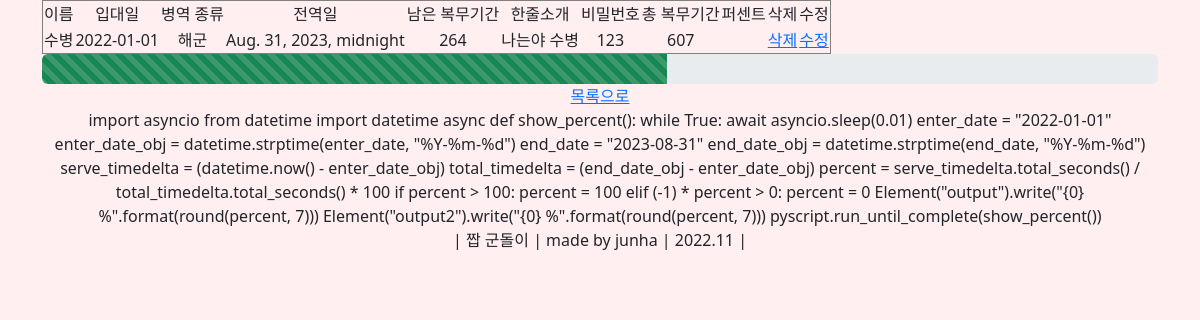
The app's page /fake_gundori/soldier/1 with its own data.
### fake_gundori/models.py (models this page shows, shortened)
class Soldier(models.Model):
    name = models.CharField(max_length=20)
    password = models.CharField(max_length=20, default="password")
    enter_date = models.DateTimeField()
    army_choice = models.CharField(choices=ARMY_CHOICE, max_length=30, null=True)
    bio = models.CharField(max_length=200, null=True, blank=True, default="한줄소개")
    @property
    def end_date(self):
        enter_date = self.enter_date
        army_choice = self.army_choice
        if army_choice == "육군":
            end_date = enter_date + relativedelta(months=18) + relativedelta(days=-1)
        if army_choice == "해군":
            end_date = enter_date + relativedelta(months=20) + relativedelta(days=-1)
        if army_choice == "공군":
            end_date = enter_date + relativedelta(months=21) + relativedelta(days=-1)
        if army_choice == "공익":
            end_date = enter_date + relativedelta(months=21) + relativedelta(days=-1)
        if army_choice == "해병대":
            end_date = enter_date + relativedelta(months=18) + relativedelta(days=-1)
        return end_date
    @property
    def remain_days(self):
        end_date = self.end_date
        remain_days = (end_date - timezone.now()).days
        if remain_days < 0:
            remain_days = 0
        return remain_days
    @property
    def total_days(self):
        end_date = self.end_date
        enter_date = self.enter_date
        return (end_date - enter_date).days
    @property
    def percent(self):
        end_date = self.end_date
        enter_date = self.enter_date
        serve_timedelta = (timezone.now() - enter_date) # datetime.timedelta object
        total_timedelta = (end_date - enter_date) #datetime.timedelta object
        percent = serve_timedelta.total_seconds() / total_timedelta.total_seconds() * 100
        if percent > 100:
            percent = 100
        if percent < 0:
            percent = 0
        return round(percent)

### fake_gundori/views.py (the view)
# urls.py: path('soldier/<int:pk>', views.SoldierDetailView.as_view(), name='soldier_detail'),
class SoldierDetailView(generic.DetailView):
    model = Soldier
    template_name = 'soldier_detail.html'
    def get_context_data(self, *args, **kwargs):
        context = super(SoldierDetailView, self).get_context_data(*args, **kwargs)
        myobject = self.object
        context['pct'] = myobject.percent
        return context

### fake_gundori/templates/soldier_detail.html (shortened to what this page needs)
{% extends "base_generic.html" %}
{% block title %}
<link rel="stylesheet" href="https://pyscript.net/latest/pyscript.css" />
{% endblock %}
{% block content %}
<div class="container themed-container text-center">
    <table border="1">
        <tr>
            <td>이름</td>
            <td>입대일</td>
            <td>병역 종류</td>
            <td>전역일</td>
            <td>남은 복무기간</td>
            <td>한줄소개</td>
            <td>비밀번호</td>
            <td>총 복무기간</td>
            <td>퍼센트</td>
            <td>삭제</td>
            <td>수정</td>
        </tr>
        <tr>
            <td>{{ soldier.name }}</td>
            <td>{{ soldier.enter_date|date:"Y-m-d" }}</td>
            <td>{{ soldier.army_choice }}</td>
            <td>{{ soldier.end_date }}</td>
            <td>{{ soldier.remain_days }}</td>
            <td>{{ soldier.bio }}</td>
            <td>{{ soldier.password }}</td>
            <td>{{ soldier.total_days }}</td>
            <td id="output"></td>
            <td>
                <a href="{{ soldier.id }}/delete">삭제</a>
            </td>
            <td>
                <a href="{{ soldier.id }}/update">수정</a>
            </td>
        </tr>
    </table>
    <div class="progress" style="height: 30px;">
        <div class="progress-bar progress-bar-striped progress-bar-animated bg-success" role="progressbar" style="width: {{ soldier.percent }}%;" aria-valuenow="{{ soldier.percent }}" aria-valuemin="0" aria-valuemax="100"></div>
    </div>
    <div>
        <a href="{% url 'soldier-list' %}">목록으로</a>
</div>
    <py-script>
    import asyncio
    from datetime import datetime
    async def show_percent():
        while True:
            await asyncio.sleep(0.01)
            enter_date = "{{ soldier.enter_date|date:"Y-m-d" }}"
            enter_date_obj = datetime.strptime(enter_date, "%Y-%m-%d")
            end_date = "{{ soldier.end_date|date:"Y-m-d" }}"
            end_date_obj = datetime.strptime(end_date, "%Y-%m-%d")
            serve_timedelta = (datetime.now() - enter_date_obj)
            total_timedelta = (end_date_obj - enter_date_obj)
            percent = serve_timedelta.total_seconds() / total_timedelta.total_seconds() * 100
            if percent > 100:
                percent = 100
            elif (-1) * percent > 0:
                percent = 0
            Element("output").write("{0} %".format(round(percent, 7)))
            Element("output2").write("{0} %".format(round(percent, 7)))
    pyscript.run_until_complete(show_percent())
    </py-script>
    {% endblock %}

### records on screen
Soldier: name "수병", enter_date "2022-01-01", army_choice "해군", end_date "Aug. 31, 2023, midnight", remain_days "264", bio "나는야 수병", password "123", total_days "607", end_date "2023-08-31"
